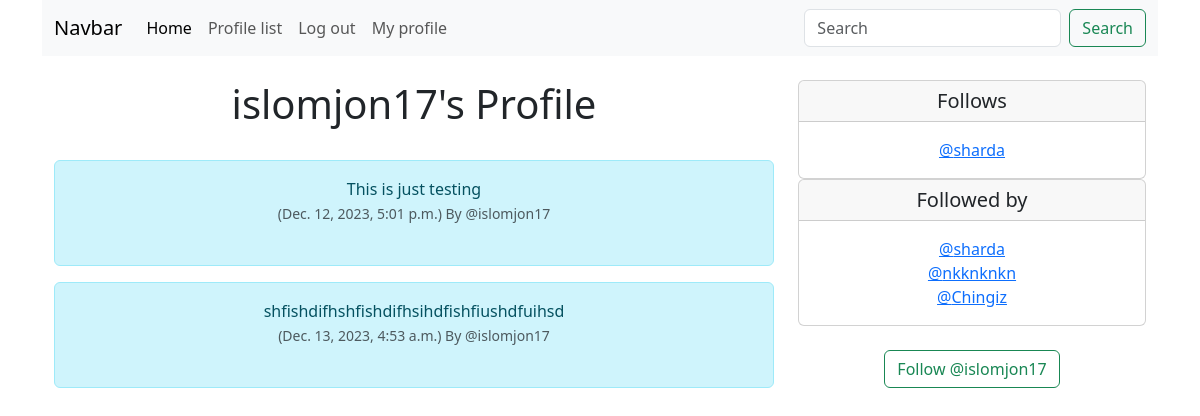
/profile/9 (signed in), run on the app's committed database.
### twitterclone/models.py (models this page shows, shortened)
class Profile(models.Model):
    user = models.OneToOneField(User, on_delete=models.CASCADE)
    follows = models.ManyToManyField("self",
                                    related_name="followed_by",
                                    symmetrical=False,
                                    blank=True)
    created_date = models.DateTimeField(User, auto_now=True)
    def __str__(self):
        return self.user.username

class Meep(models.Model):
    user = models.ForeignKey(
        User, related_name = "meeps",
        on_delete= models.DO_NOTHING
    )
    body = models.CharField(max_length=200)
    created_at = models.DateTimeField(auto_now_add=True)
    profile_image = models.ImageField(null=True, blank=True, upload_to="images/")

### twitterclone/views.py (the view, shortened to what this page needs)
# urls.py: path('profile/<int:pk>', views.profile, name="profile"),
def profile(request, pk):
    if request.user.is_authenticated:
        profile = Profile.objects.get(user_id=pk)
        meeps = Meep.objects.filter(user_id=pk)
        return render(request, 'profile.html', {'profile':profile, 'meeps':meeps})
    else:
        messages.success(request, ("You have to log in"))
        return redirect(home)

### twitterclone/templates/profile.html (shortened to what this page needs)
{% extends 'base.html' %}
{% load static %}
{% block content %}
{% if profile %}
<div class="container text-center">
	<div class="row">
		<div class="col-8">
			<h1>{{ profile.user.username }}'s Profile</h1>
			<br/>
			{% if meeps %}
				{% for meeps in meeps %}
					<div class="alert alert-info" role="alert">
    			{{ meeps.body }} </br>
    				<small class="text-muted">
      				({{ meeps.created_at }}) By
     				 @{{ meeps.user.username }}
    			</small>
						 <br/> <br/>
  				</div>
				{% endfor %}
			{% endif %}
		</div>
		<div class="col-4">
		<div class="card">
  			<h5 class="card-header">Follows</h5>
  				<div class="card-body">
    				<p class="card-text">
    					{% for following in profile.follows.all %}
		 				<a href="{% url 'profile' following.user.id %}"> @{{ following }}</a><br/>
						{% endfor %}
   					 </p>
    			 </div>
		</div>
		<div class="card">
  			<h5 class="card-header">Followed by</h5>
  				<div class="card-body">
    				<p class="card-text">
    							{% for following in profile.followed_by.all %}
								<a href="{% url 'profile' following.user.id %}"> @{{ following }}</a><br/>
								{% endfor %}
   					 </p>
    			 </div>
		</div>
		<br/>
		<form method="POST">
			{% if profile in user.profile.follows.all %}
				<button class="btn btn-outline-danger" name="follow" value="unfollow"  type="submit" >Unfollow @{{ profile.user.username | lower}}
				</button>
			{% else %}
				<button class="btn btn-outline-success" name="follow" value="follow"  type="submit" >Follow @{{ profile.user.username | lower}}
				</button>
			{% endif %}
		</form>
		<br/>
	</div>
	</div>
</div>
{% endif %}
{% endblock  %}

### data on the page
Profile: user.username "islomjon17"
Meep: body "This is just testing", created_at "Dec. 12, 2023, 5:01 p.m.", user.username "islomjon17"
Meep: body "shfishdifhshfishdifhsihdfishfiushdfuihsd", created_at "Dec. 13, 2023, 4:53 a.m.", user.username "islomjon17"
Profile: user.username "sharda"
Profile: user.username "nkknknkn"
Profile: user.username "Chingiz"
